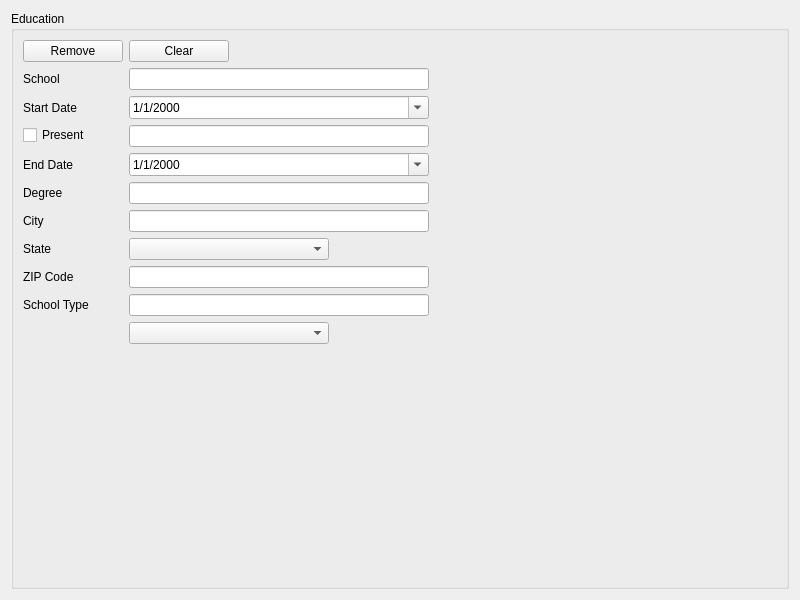
<?xml version="1.0" encoding="UTF-8"?>
<ui version="4.0">
 <class>school</class>
 <widget class="QWidget" name="school">
  <property name="geometry">
   <rect>
    <x>0</x>
    <y>0</y>
    <width>800</width>
    <height>600</height>
   </rect>
  </property>
  <property name="windowTitle">
   <string>ResumeBuilder</string>
  </property>
  <layout class="QGridLayout" name="gridLayout_2">
   <item row="0" column="0">
    <layout class="QGridLayout" name="gridLayout">
     <item row="0" column="1">
      <widget class="QGroupBox" name="groupBox">
       <property name="minimumSize">
        <size>
         <width>400</width>
         <height>400</height>
        </size>
       </property>
       <property name="title">
        <string>Education</string>
       </property>
       <layout class="QFormLayout" name="formLayout_2">
        <item row="10" column="0">
         <layout class="QFormLayout" name="formLayout"/>
        </item>
        <item row="1" column="0">
         <widget class="QLabel" name="label_2">
          <property name="text">
           <string>School</string>
          </property>
         </widget>
        </item>
        <item row="1" column="1">
         <widget class="QLineEdit" name="name">
          <property name="maximumSize">
           <size>
            <width>300</width>
            <height>16777215</height>
           </size>
          </property>
         </widget>
        </item>
        <item row="2" column="0">
         <widget class="QLabel" name="label">
          <property name="text">
           <string>Start Date</string>
          </property>
         </widget>
        </item>
        <item row="2" column="1">
         <widget class="QDateEdit" name="startDate">
          <property name="maximumSize">
           <size>
            <width>300</width>
            <height>16777215</height>
           </size>
          </property>
          <property name="displayFormat">
           <string>M/d/yyyy</string>
          </property>
          <property name="calendarPopup">
           <bool>true</bool>
          </property>
         </widget>
        </item>
        <item row="3" column="0">
         <widget class="QCheckBox" name="checkBox">
          <property name="text">
           <string>Present</string>
          </property>
         </widget>
        </item>
        <item row="3" column="1">
         <widget class="QLineEdit" name="dateString">
          <property name="maximumSize">
           <size>
            <width>300</width>
            <height>16777215</height>
           </size>
          </property>
         </widget>
        </item>
        <item row="4" column="0">
         <widget class="QLabel" name="label_3">
          <property name="text">
           <string>End Date</string>
          </property>
         </widget>
        </item>
        <item row="4" column="1">
         <widget class="QDateEdit" name="endDate">
          <property name="maximumSize">
           <size>
            <width>300</width>
            <height>16777215</height>
           </size>
          </property>
          <property name="displayFormat">
           <string>M/d/yyyy</string>
          </property>
          <property name="calendarPopup">
           <bool>true</bool>
          </property>
         </widget>
        </item>
        <item row="5" column="1">
         <widget class="QLineEdit" name="degree">
          <property name="maximumSize">
           <size>
            <width>300</width>
            <height>16777215</height>
           </size>
          </property>
         </widget>
        </item>
        <item row="5" column="0">
         <widget class="QLabel" name="label_4">
          <property name="text">
           <string>Degree</string>
          </property>
         </widget>
        </item>
        <item row="0" column="0">
         <widget class="QPushButton" name="pushButton">
          <property name="minimumSize">
           <size>
            <width>100</width>
            <height>0</height>
           </size>
          </property>
          <property name="maximumSize">
           <size>
            <width>100</width>
            <height>16777215</height>
           </size>
          </property>
          <property name="text">
           <string>Remove</string>
          </property>
         </widget>
        </item>
        <item row="0" column="1">
         <widget class="QPushButton" name="pushButton_2">
          <property name="maximumSize">
           <size>
            <width>100</width>
            <height>16777215</height>
           </size>
          </property>
          <property name="text">
           <string>Clear</string>
          </property>
         </widget>
        </item>
        <item row="7" column="0">
         <widget class="QLabel" name="label_5">
          <property name="text">
           <string>State</string>
          </property>
         </widget>
        </item>
        <item row="7" column="1">
         <widget class="QComboBox" name="state">
          <property name="maximumSize">
           <size>
            <width>200</width>
            <height>16777215</height>
           </size>
          </property>
         </widget>
        </item>
        <item row="9" column="0">
         <widget class="QLabel" name="label_6">
          <property name="text">
           <string>School Type</string>
          </property>
         </widget>
        </item>
        <item row="9" column="1">
         <widget class="QLineEdit" name="school_type_edit">
          <property name="maximumSize">
           <size>
            <width>300</width>
            <height>16777215</height>
           </size>
          </property>
         </widget>
        </item>
        <item row="10" column="1">
         <widget class="QComboBox" name="school_type">
          <property name="maximumSize">
           <size>
            <width>200</width>
            <height>16777215</height>
           </size>
          </property>
         </widget>
        </item>
        <item row="6" column="0">
         <widget class="QLabel" name="label_7">
          <property name="text">
           <string>City</string>
          </property>
         </widget>
        </item>
        <item row="6" column="1">
         <widget class="QLineEdit" name="city">
          <property name="maximumSize">
           <size>
            <width>300</width>
            <height>16777215</height>
           </size>
          </property>
         </widget>
        </item>
        <item row="8" column="0">
         <widget class="QLabel" name="label_8">
          <property name="text">
           <string>ZIP Code</string>
          </property>
         </widget>
        </item>
        <item row="8" column="1">
         <widget class="QLineEdit" name="zip">
          <property name="maximumSize">
           <size>
            <width>300</width>
            <height>16777215</height>
           </size>
          </property>
         </widget>
        </item>
       </layout>
      </widget>
     </item>
    </layout>
   </item>
  </layout>
 </widget>
 <resources/>
 <connections/>
</ui>
